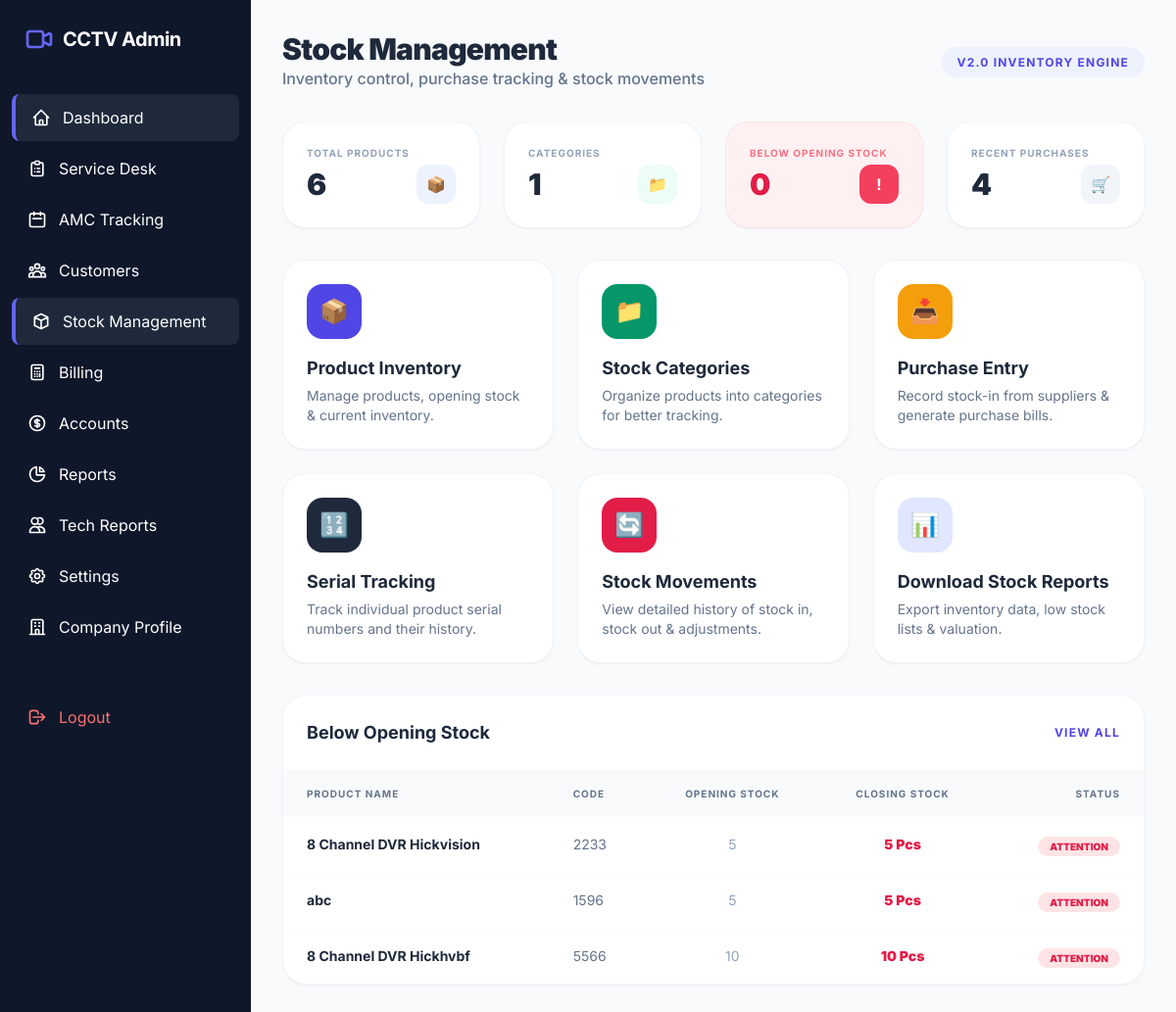
The page /admin/stock/index.php (signed in) on the database its author committed.
### tables this page shows
CREATE TABLE `products` (
  `id` int(11) NOT NULL,
  `category_id` int(11) DEFAULT NULL,
  `product_name` varchar(255) NOT NULL,
  `product_code` varchar(100) DEFAULT NULL,
  `unit` varchar(50) DEFAULT 'Pcs',
  `category` varchar(50) DEFAULT NULL COMMENT 'Camera, DVR, HDD, Power Supply, etc.',
  `serial_number` varchar(100) DEFAULT NULL,
  `unit_price` decimal(10,2) NOT NULL,
  `current_stock` int(11) DEFAULT 0,
  `opening_stock` int(11) DEFAULT 0,
  `description` text DEFAULT NULL,
  `warranty_months` int(11) DEFAULT 12
);

### admin/stock/index.php (the view, shortened to what this page needs)
<?php
require_once '../../includes/db_connect.php';
$totalProducts = $pdo->query("SELECT COUNT(*) FROM products")->fetchColumn();
$totalCategories = $pdo->query("SELECT COUNT(*) FROM stock_categories")->fetchColumn();
$lowStockItems = $pdo->query("SELECT COUNT(*) FROM products WHERE current_stock < opening_stock")->fetchColumn();
$recentPurchases = $pdo->query("SELECT COUNT(*) FROM purchases WHERE purchase_date >= DATE_SUB(NOW(), INTERVAL 30 DAY)")->fetchColumn();
require_once '../../includes/header.php';
?>
<div class="space-y-8">
    <div class="flex justify-between items-center">
        <div>
            <h1 class="text-3xl font-black text-slate-800 tracking-tight">Stock Management</h1>
            <p class="text-slate-500 font-medium">Inventory control, purchase tracking & stock movements</p>
        </div>
        <div class="text-right">
            <span class="px-4 py-2 bg-indigo-50 text-indigo-600 rounded-full text-xs font-bold uppercase tracking-widest">v2.0 Inventory Engine</span>
        </div>
    </div>
    <div class="grid grid-cols-1 sm:grid-cols-2 lg:grid-cols-4 gap-6">
        <div class="bg-white p-6 rounded-3xl border border-slate-100 shadow-sm hover:shadow-md transition">
            <p class="text-[10px] font-bold text-slate-400 uppercase tracking-widest mb-1">Total Products</p>
            <div class="flex items-center justify-between">
                <h3 class="text-3xl font-black text-slate-800"><?php echo $totalProducts; ?></h3>
                <div class="w-10 h-10 bg-indigo-50 text-indigo-500 rounded-xl flex items-center justify-center">📦</div>
            </div>
        </div>
        <div class="bg-white p-6 rounded-3xl border border-slate-100 shadow-sm hover:shadow-md transition">
            <p class="text-[10px] font-bold text-slate-400 uppercase tracking-widest mb-1">Categories</p>
            <div class="flex items-center justify-between">
                <h3 class="text-3xl font-black text-slate-800"><?php echo $totalCategories; ?></h3>
                <div class="w-10 h-10 bg-emerald-50 text-emerald-500 rounded-xl flex items-center justify-center">📁</div>
            </div>
        </div>
        <div class="bg-rose-50 p-6 rounded-3xl border border-rose-100 shadow-sm hover:shadow-md transition">
            <p class="text-[10px] font-bold text-rose-400 uppercase tracking-widest mb-1">Below Opening Stock</p>
            <div class="flex items-center justify-between">
                <h3 class="text-3xl font-black text-rose-600"><?php echo $lowStockItems; ?></h3>
                <div class="w-10 h-10 bg-rose-500 text-white rounded-xl flex items-center justify-center font-bold">!</div>
            </div>
        </div>
        <div class="bg-white p-6 rounded-3xl border border-slate-100 shadow-sm hover:shadow-md transition">
            <p class="text-[10px] font-bold text-slate-400 uppercase tracking-widest mb-1">Recent Purchases</p>
            <div class="flex items-center justify-between">
                <h3 class="text-3xl font-black text-slate-800"><?php echo $recentPurchases; ?></h3>
                <div class="w-10 h-10 bg-slate-100 text-slate-500 rounded-xl flex items-center justify-center">🛒</div>
            </div>
        </div>
    </div>
    <div class="grid grid-cols-1 sm:grid-cols-2 lg:grid-cols-3 gap-6">
        <a href="products.php" class="group bg-white p-6 rounded-3xl border border-slate-100 shadow-sm hover:shadow-xl hover:-translate-y-1 transition duration-300">
            <div class="w-14 h-14 bg-indigo-600 text-white rounded-2xl flex items-center justify-center text-2xl mb-4 group-hover:scale-110 transition">📦</div>
            <h3 class="text-lg font-bold text-slate-800 mb-1">Product Inventory</h3>
            <p class="text-sm text-slate-500">Manage products, opening stock & current inventory.</p>
        </a>
        <a href="categories.php" class="group bg-white p-6 rounded-3xl border border-slate-100 shadow-sm hover:shadow-xl hover:-translate-y-1 transition duration-300">
            <div class="w-14 h-14 bg-emerald-600 text-white rounded-2xl flex items-center justify-center text-2xl mb-4 group-hover:scale-110 transition">📁</div>
            <h3 class="text-lg font-bold text-slate-800 mb-1">Stock Categories</h3>
            <p class="text-sm text-slate-500">Organize products into categories for better tracking.</p>
        </a>
        <a href="../accounts/purchases.php" class="group bg-white p-6 rounded-3xl border border-slate-100 shadow-sm hover:shadow-xl hover:-translate-y-1 transition duration-300">
            <div class="w-14 h-14 bg-amber-500 text-white rounded-2xl flex items-center justify-center text-2xl mb-4 group-hover:scale-110 transition">📥</div>
            <h3 class="text-lg font-bold text-slate-800 mb-1">Purchase Entry</h3>
            <p class="text-sm text-slate-500">Record stock-in from suppliers & generate purchase bills.</p>
        </a>
        <a href="serials.php" class="group bg-white p-6 rounded-3xl border border-slate-100 shadow-sm hover:shadow-xl hover:-translate-y-1 transition duration-300">
            <div class="w-14 h-14 bg-slate-800 text-white rounded-2xl flex items-center justify-center text-2xl mb-4 group-hover:scale-110 transition">🔢</div>
            <h3 class="text-lg font-bold text-slate-800 mb-1">Serial Tracking</h3>
            <p class="text-sm text-slate-500">Track individual product serial numbers and their history.</p>
        </a>
        <a href="movements.php" class="group bg-white p-6 rounded-3xl border border-slate-100 shadow-sm hover:shadow-xl hover:-translate-y-1 transition duration-300">
            <div class="w-14 h-14 bg-rose-600 text-white rounded-2xl flex items-center justify-center text-2xl mb-4 group-hover:scale-110 transition">🔄</div>
            <h3 class="text-lg font-bold text-slate-800 mb-1">Stock Movements</h3>
            <p class="text-sm text-slate-500">View detailed history of stock in, stock out & adjustments.</p>
        </a>
        <a href="reports.php" class="group bg-white p-6 rounded-3xl border border-slate-100 shadow-sm hover:shadow-xl hover:-translate-y-1 transition duration-300">
            <div class="w-14 h-14 bg-indigo-100 text-indigo-600 rounded-2xl flex items-center justify-center text-2xl mb-4 group-hover:scale-110 transition">📊</div>
            <h3 class="text-lg font-bold text-slate-800 mb-1">Download Stock Reports</h3>
            <p class="text-sm text-slate-500">Export inventory data, low stock lists & valuation.</p>
        </a>
    </div>
    <div class="bg-white rounded-3xl border border-slate-100 shadow-sm overflow-hidden">
        <div class="p-6 border-b border-slate-50 flex justify-between items-center">
            <h3 class="text-lg font-bold text-slate-800">Below Opening Stock</h3>
            <a href="products.php?filter=low" class="text-xs font-bold text-indigo-600 hover:text-indigo-800 uppercase tracking-widest">View All</a>
        </div>
        <div class="overflow-x-auto">
            <table class="w-full text-left">
                <thead>
                    <tr class="bg-slate-50 text-slate-500 text-[10px] uppercase tracking-widest font-bold">
                        <th class="px-6 py-4">Product Name</th>
                        <th class="px-6 py-4">Code</th>
                        <th class="px-6 py-4 text-center">Opening Stock</th>
                        <th class="px-6 py-4 text-center">Closing Stock</th>
                        <th class="px-6 py-4 text-right">Status</th>
                    </tr>
                </thead>
                <tbody class="divide-y divide-slate-50">
                    <?php
                    $lowStock = $pdo->query("SELECT * FROM products WHERE current_stock <= opening_stock LIMIT 5")->fetchAll();
                    if (empty($lowStock)):
                    ?>
                        <tr><td colspan="5" class="px-6 py-12 text-center text-slate-400 italic">All products are within healthy stock levels.</td></tr>
                    <?php else: ?>
                        <?php foreach ($lowStock as $p): ?>
                        <tr class="hover:bg-slate-50/50 transition">
                            <td class="px-6 py-4 text-sm font-bold text-slate-800"><?php echo htmlspecialchars($p['product_name']); ?></td>
                            <td class="px-6 py-4 text-sm text-slate-500"><?php echo htmlspecialchars($p['product_code']); ?></td>
                            <td class="px-6 py-4 text-center text-sm text-slate-400"><?php echo $p['opening_stock']; ?></td>
                            <td class="px-6 py-4 text-center text-sm font-black text-rose-600"><?php echo $p['current_stock']; ?> <?php echo $p['unit']; ?></td>
                            <td class="px-6 py-4 text-right">
                                <span class="px-3 py-1 bg-rose-100 text-rose-600 rounded-full text-[10px] font-black uppercase">Attention</span>
                            </td>
                        </tr>
                        <?php endforeach; ?>
                    <?php endif; ?>
                </tbody>
            </table>
        </div>
    </div>
</div>
<?php require_once '../../includes/footer.php'; ?>

### includes/header.php (style rules this page uses)
body { font-family: 'Inter', sans-serif; }

### rows shown on the page
products: product_name "8 Channel DVR Hickvision", product_code "2233", opening_stock "5", current_stock "5", unit "Pcs"
products: product_name "abc", product_code "1596", opening_stock "5", current_stock "5", unit "Pcs"
products: product_name "8 Channel DVR Hickhvbf", product_code "5566", opening_stock "10", current_stock "10", unit "Pcs"

### other values the page prints
$totalProducts "6"
$totalCategories "1"
$lowStockItems "0"
$recentPurchases "4"
